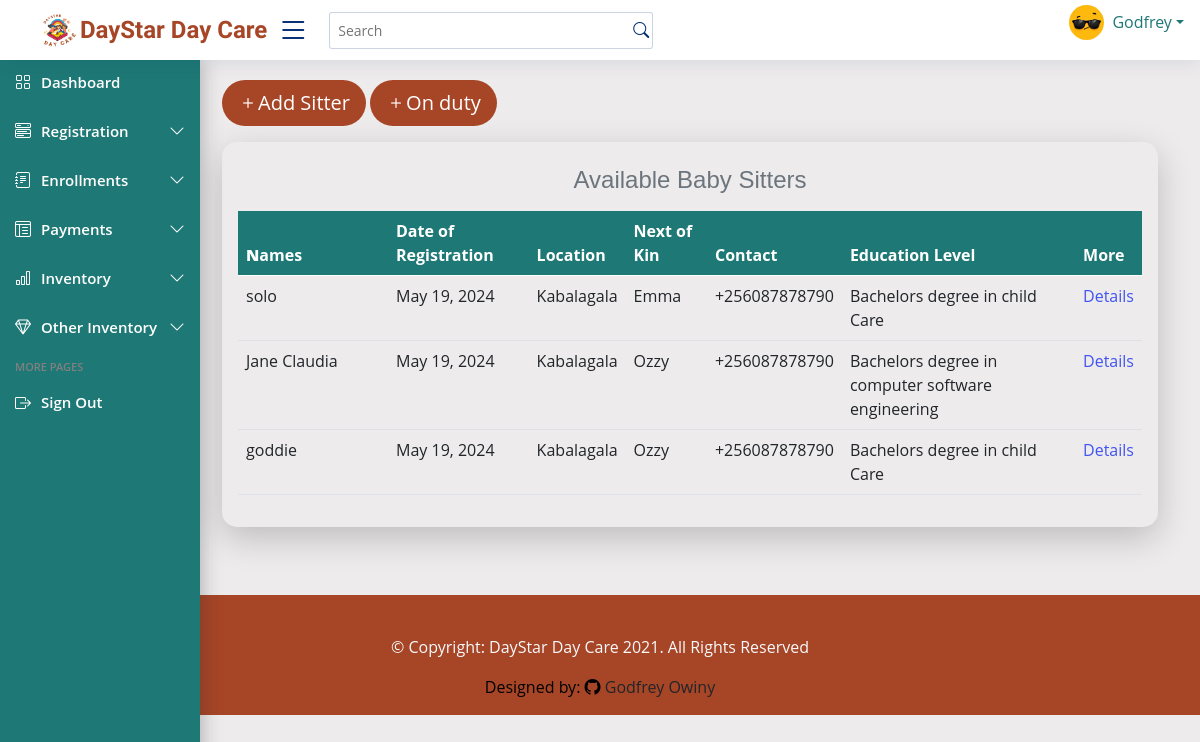
Before: /sitters/ (signed in) with the older database file.
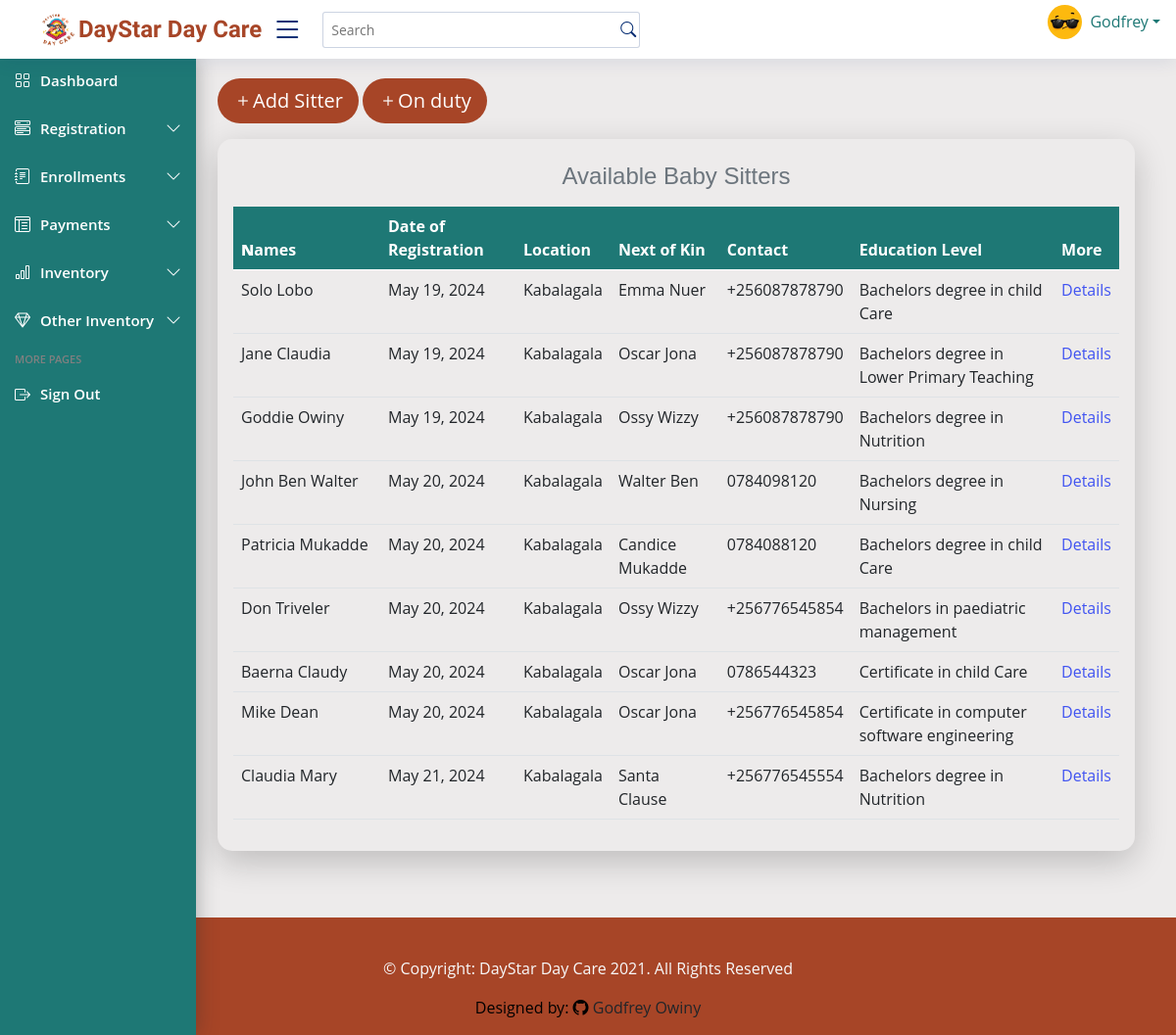
After: the same page with the newer database file.
### dayStarApp/models.py (models this page shows, shortened)
class Sitter(models.Model):
    contact_regex = r'^(\+256|0)\d{9}$'   # Regex for contact
    contact_validator = RegexValidator(
        regex=contact_regex,
        message='Enter a valid Country contact'
    )
    NIN_regex = r'^C(M|F)\d{9}[A-Z]$'
    NIN_validator = RegexValidator(
    regex=NIN_regex,
    message='Enter a valid Ugandan NIN'
)
    name = models.CharField(max_length=100, null=False, blank=False, validators= [name_validator] )
    date_of_birth = models.DateField(blank=False, null=False)
    gender = models.CharField(max_length=100)
    location = models.CharField(max_length=100, default="Kabalagala")
    contact = models.CharField(max_length=13, validators=[MinLengthValidator(10), contact_validator])
    education_Level = models.CharField(max_length=255, blank=False, null=True)
    religion = models.CharField(max_length=100, blank=True)
    next_of_kin = models.CharField(max_length=200, blank=False, validators=[name_validator], default= None)
    recommended_by = models.CharField(max_length=100, null=True, blank=True)
    sitter_number = models.CharField(max_length=10, unique=True, blank=False, default=None)
    date_of_registration = models.DateField(default=timezone.now, null=True, blank=False)
    NIN = models.CharField(max_length=14, unique=True, blank=False, null=True, validators=[MinLengthValidator(10)])

### dayStarApp/views.py (the view)
# urls.py: path('sitters/', views.sitters, name='sitters'),
@login_required
def sitters(request):
    all_sitters = Sitter.objects.all()
    context = {
        'all_sitters': all_sitters
    }
    template = loader.get_template('dayStarApp/sitters.html')
    return HttpResponse(template.render(context))

### dayStarApp/templates/dayStarApp/sitters.html (shortened to what this page needs)
{% extends "dayStarApp/base.html" %}
{% load static %}
{% block content %}
    <main class="main" id="main">
        <div class="container">
            <a href="/sitter-reg/"><button class="btn btn-outline-info btn-lg"><span><i class="bi bi-plus"></i></span>Add Sitter </button></a>
            <a href="/allonduty/"><button class="btn btn-outline-info btn-lg"><span><i class="bi bi-plus"></i></span>On duty </button></a>
          <div class="col-lg-12 col-md-12 sitter-table mt-3 p-3">
            <table id="dataTable" class="table table-stripped">
              <caption class="caption-top text-center"><h4>Available Baby Sitters</h4></caption>
              <thead>
                <tr>
                  <th scope="col" style="width: 150px;">
                    <b>N</b>ames
                  </th>
                  <th>Date of Registration</th>
                  <th>Location</th>
                  <th>Next of Kin</th>
                  <th data-type="tel">Contact</th>
                  <th>Education Level</th>
                  <th>More</th>
                </tr>
              </thead>
              <tbody>
                {% for each in all_sitters %}
                  <tr>
                      <td>{{ each.name }}</td>
                      <td>{{ each.date_of_registration }}</td>
                      <td>{{ each.location }}</td>
                      <td>{{ each.next_of_kin }}</td>
                      <td>{{ each.contact }}</td>
                      <td>{{ each.education_Level }}</td>
                      <td>
                        <a href="/details/{{ each.id }}" class="text-blue-500"> Details </a>
                      </td>
                  </tr>
                {% endfor %}
              </tbody>
            </table>
          </div>
        </div>
    </main>
{% endblock %}

Changed rows visible on the page:
changed Sitter: name "solo" → "Solo Lobo"; next_of_kin "Emma" → "Emma Nuer"
changed Sitter "Jane Claudia": next_of_kin "Ozzy" → "Oscar Jona"; education_Level "Bachelors degree in computer software engineering" → "Bachelors degree in Lower Primary Teaching"
changed Sitter: name "goddie" → "Goddie Owiny"; next_of_kin "Ozzy" → "Ossy Wizzy"; education_Level "Bachelors degree in child Care" → "Bachelors degree in Nutrition"
added Sitter: name "John Ben Walter", date_of_registration "May 20, 2024", location "Kabalagala", next_of_kin "Walter Ben", contact "0784098120", education_Level "Bachelors degree in Nursing"
added Sitter: name "Patricia Mukadde", date_of_registration "May 20, 2024", location "Kabalagala", next_of_kin "Candice Mukadde", contact "0784088120", education_Level "Bachelors degree in child Care"
added Sitter: name "Don Triveler", date_of_registration "May 20, 2024", location "Kabalagala", next_of_kin "Ossy Wizzy", contact "+256776545854", education_Level "Bachelors in paediatric management"
added Sitter: name "Baerna Claudy", date_of_registration "May 20, 2024", location "Kabalagala", next_of_kin "Oscar Jona", contact "0786544323", education_Level "Certificate in child Care"
added Sitter: name "Mike Dean", date_of_registration "May 20, 2024", location "Kabalagala", next_of_kin "Oscar Jona", contact "+256776545854", education_Level "Certificate in computer software engineering"
added Sitter: name "Claudia Mary", date_of_registration "May 21, 2024", location "Kabalagala", next_of_kin "Santa Clause", contact "+256776545554", education_Level "Bachelors degree in Nutrition"
